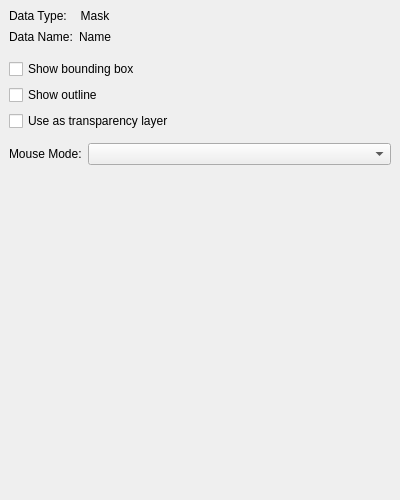
<?xml version="1.0" encoding="UTF-8"?>
<ui version="4.0">
 <class>MediaMask_Widget</class>
 <widget class="QWidget" name="MediaMask_Widget">
  <property name="geometry">
   <rect>
    <x>0</x>
    <y>0</y>
    <width>400</width>
    <height>500</height>
   </rect>
  </property>
  <property name="sizePolicy">
   <sizepolicy hsizetype="Expanding" vsizetype="Fixed">
    <horstretch>0</horstretch>
    <verstretch>0</verstretch>
   </sizepolicy>
  </property>
  <property name="windowTitle">
   <string>Form</string>
  </property>
  <layout class="QVBoxLayout" name="verticalLayout">
   <property name="spacing">
    <number>6</number>
   </property>
   <property name="leftMargin">
    <number>9</number>
   </property>
   <property name="topMargin">
    <number>9</number>
   </property>
   <property name="rightMargin">
    <number>9</number>
   </property>
   <property name="bottomMargin">
    <number>9</number>
   </property>
   <item>
    <layout class="QGridLayout" name="gridLayout">
     <property name="sizeConstraint">
      <enum>QLayout::SizeConstraint::SetFixedSize</enum>
     </property>
     <property name="horizontalSpacing">
      <number>6</number>
     </property>
     <property name="verticalSpacing">
      <number>4</number>
     </property>
     <item row="0" column="1">
      <widget class="QLabel" name="label_3">
       <property name="text">
        <string>Mask</string>
       </property>
       <property name="alignment">
        <set>Qt::AlignmentFlag::AlignCenter</set>
       </property>
      </widget>
     </item>
     <item row="1" column="1">
      <widget class="QLabel" name="name_label">
       <property name="text">
        <string>Name</string>
       </property>
       <property name="alignment">
        <set>Qt::AlignmentFlag::AlignCenter</set>
       </property>
      </widget>
     </item>
     <item row="1" column="0">
      <widget class="QLabel" name="label_4">
       <property name="text">
        <string>Data Name:</string>
       </property>
      </widget>
     </item>
     <item row="0" column="0">
      <widget class="QLabel" name="label">
       <property name="text">
        <string>Data Type:</string>
       </property>
      </widget>
     </item>
     <item row="1" column="2">
      <spacer name="horizontalSpacer_2">
       <property name="orientation">
        <enum>Qt::Orientation::Horizontal</enum>
       </property>
       <property name="sizeHint" stdset="0">
        <size>
         <width>40</width>
         <height>20</height>
        </size>
       </property>
      </spacer>
     </item>
    </layout>
   </item>
   <item>
    <widget class="ColorAlphaControls" name="color_picker" native="true">
     <property name="sizePolicy">
      <sizepolicy hsizetype="Expanding" vsizetype="Fixed">
       <horstretch>0</horstretch>
       <verstretch>0</verstretch>
      </sizepolicy>
     </property>

    </widget>
   </item>
   <item>
    <widget class="QCheckBox" name="show_bounding_box_checkbox">
     <property name="toolTip">
      <string>Display a rectangular bounding box around the mask</string>
     </property>
     <property name="text">
      <string>Show bounding box</string>
     </property>
     <property name="checked">
      <bool>false</bool>
     </property>
    </widget>
   </item>
   <item>
    <widget class="QCheckBox" name="show_outline_checkbox">
     <property name="toolTip">
      <string>Display the mask boundary as a thick line</string>
     </property>
     <property name="text">
      <string>Show outline</string>
     </property>
     <property name="checked">
      <bool>false</bool>
     </property>
    </widget>
   </item>
   <item>
    <widget class="QCheckBox" name="use_as_transparency_checkbox">
     <property name="toolTip">
      <string>Use mask as transparency layer - unmasked areas become black, masked areas show media</string>
     </property>
     <property name="text">
      <string>Use as transparency layer</string>
     </property>
     <property name="checked">
      <bool>false</bool>
     </property>
    </widget>
   </item>
   <item>
    <widget class="QWidget" name="dilation_section_placeholder" native="true">
     <property name="sizePolicy">
      <sizepolicy hsizetype="Expanding" vsizetype="Minimum">
       <horstretch>0</horstretch>
       <verstretch>0</verstretch>
      </sizepolicy>
     </property>
    </widget>
   </item>
   <item>
    <layout class="QHBoxLayout" name="horizontalLayout">
     <property name="spacing">
      <number>6</number>
     </property>
     <item>
      <widget class="QLabel" name="label_2">
       <property name="text">
        <string>Mouse Mode:</string>
       </property>
      </widget>
     </item>
     <item>
      <widget class="QComboBox" name="selection_mode_combo">
       <property name="sizePolicy">
        <sizepolicy hsizetype="Expanding" vsizetype="Fixed">
         <horstretch>0</horstretch>
         <verstretch>0</verstretch>
        </sizepolicy>
       </property>
      </widget>
     </item>
    </layout>
   </item>
   <item>
    <widget class="QStackedWidget" name="mode_stacked_widget">
     <property name="sizePolicy">
      <sizepolicy hsizetype="Expanding" vsizetype="Fixed">
       <horstretch>0</horstretch>
       <verstretch>0</verstretch>
      </sizepolicy>
     </property>
    </widget>
   </item>
   <item>
    <spacer name="verticalSpacer">
     <property name="orientation">
      <enum>Qt::Orientation::Vertical</enum>
     </property>
     <property name="sizeHint" stdset="0">
      <size>
       <width>20</width>
       <height>40</height>
      </size>
     </property>
    </spacer>
   </item>
  </layout>
 </widget>
 <customwidgets>
  <customwidget>
   <class>ColorAlphaControls</class>
   <extends>QWidget</extends>
   <header>ColorAlphaControls.hpp</header>
   <container>1</container>
  </customwidget>
 </customwidgets>
 <resources/>
 <connections/>
</ui>
